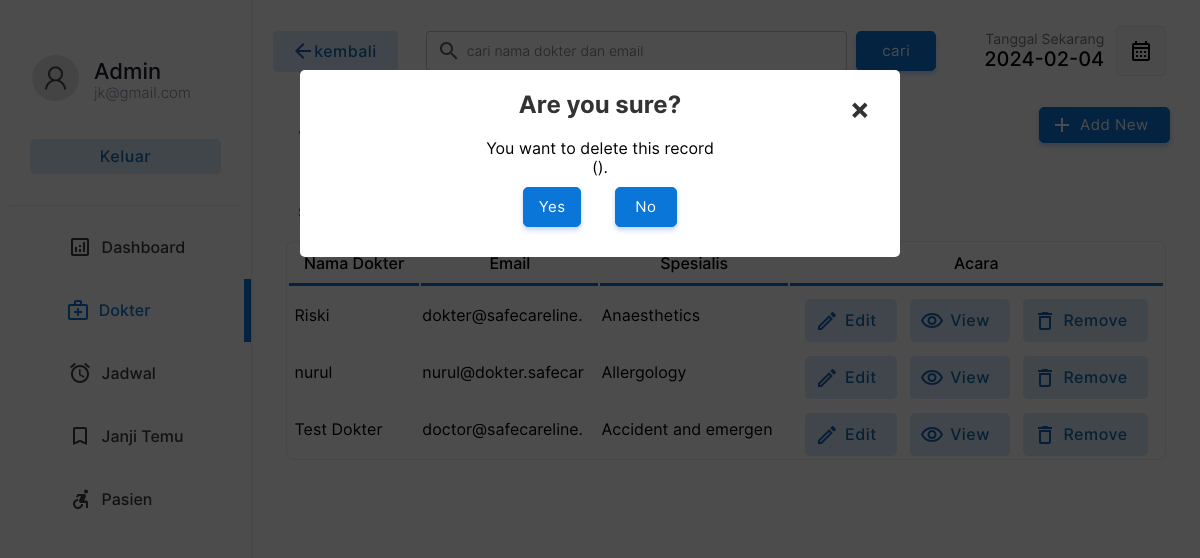
The app's page /dokter/dokter.php?action=drop&id=1&name=Test Dokter (signed in) with its own data.
### tables this page shows
CREATE TABLE `dokter` (
  `dokid` int(11) NOT NULL,
  `dokemail` varchar(255) DEFAULT NULL,
  `doknama` varchar(255) DEFAULT NULL,
  `dokkatasandi` varchar(255) DEFAULT NULL,
  `doknik` varchar(15) DEFAULT NULL,
  `doktel` varchar(15) DEFAULT NULL,
  `spesialis` int(2) DEFAULT NULL
);

CREATE TABLE `spesialis` (
  `id` int(2) NOT NULL,
  `snama` varchar(50) DEFAULT NULL
);

### dokter/dokter.php (the view, shortened to what the rows shown need)
<!DOCTYPE html>
<html lang="en">
<head>
    <link rel="stylesheet" href="../css/animations.css">
    <link rel="stylesheet" href="../css/main.css">
    <link rel="stylesheet" href="../css/admin.css">
</head>
<body>
    <?php
    include("../koneksi.php");
    ?>
        <div class="dash-body">
            <table border="0" width="100%" style=" border-spacing: 0;margin:0;padding:0;margin-top:25px; ">
                <?php
                    if($_POST){
                        $keyword=$_POST["search"];
                        $sqlmain= "select * from dokter where dokemail='$keyword' or doknama='$keyword' or doknama like '$keyword%' or doknama like '%$keyword' or doknama like '%$keyword%'";
                    }else{
                        $sqlmain= "select * from dokter order by dokid desc";
                    }
                ?>
                <tr>
                   <td colspan="4">
                       <center>
                        <div class="abc scroll">
                        <table width="93%" class="sub-table scrolldown" border="0">
                        <thead>
                        <tr>
                                <th class="table-headin">
                                    Nama Dokter
                                </th>
                                <th class="table-headin">
                                    Email
                                </th>
                                <th class="table-headin">
                                    Spesialis
                                </th>
                                <th class="table-headin">
                                    Acara
                                </tr>
                        </thead>
                        <tbody>
                            <?php
                                $result= $database->query($sqlmain);
                                if($result->num_rows==0){
                                    echo '<tr>
                                    <td colspan="4">
                                    <br><br><br><br>
                                    <center>
                                    <img src="../img/notfound.svg" width="25%">
                                    <br>
                                    <p class="heading-main12" style="margin-left: 45px;font-size:20px;color:rgb(49, 49, 49)">We  couldnt find anything related to your keywords !</p>
                                    <a class="non-style-link" href="doctors.php"><button  class="login-btn btn-primary-soft btn"  style="display: flex;justify-content: center;align-items: center;margin-left:20px;">&nbsp; Show all Doctors &nbsp;</font></button>
                                    </a>
                                    </center>
                                    <br><br><br><br>
                                    </td>
                                    </tr>';
                                }
                                else{
                                for ( $x=0; $x<$result->num_rows;$x++){
                                    $row=$result->fetch_assoc();
                                    $dokid=$row["dokid"];
                                    $nama=$row["doknama"];
                                    $email=$row["dokemail"];
                                    $spe=$row["spesialis"];
                                    $spcil_res= $database->query("select snama from spesialis where id='$spe'");
                                    $spcil_array= $spcil_res->fetch_assoc();
                                    $spcil_name=$spcil_array["snama"];
                                    echo '<tr>
                                        <td> &nbsp;'.
                                        substr($nama,0,30)
                                        .'</td>
                                        <td>
                                        '.substr($email,0,20).'
                                        </td>
                                        <td>
                                            '.substr($spcil_name,0,20).'
                                        </td>
                                        <td>
                                        <div style="display:flex;justify-content: center;">
                                        <a href="?action=edit&id='.$dokid.'&error=0" class="non-style-link"><button  class="btn-primary-soft btn button-icon btn-edit"  style="padding-left: 40px;padding-top: 12px;padding-bottom: 12px;margin-top: 10px;"><font class="tn-in-text">Edit</font></button></a>
                                        &nbsp;&nbsp;&nbsp;
                                        <a href="?action=view&id='.$dokid.'" class="non-style-link"><button  class="btn-primary-soft btn button-icon btn-view"  style="padding-left: 40px;padding-top: 12px;padding-bottom: 12px;margin-top: 10px;"><font class="tn-in-text">View</font></button></a>
                                       &nbsp;&nbsp;&nbsp;
                                       <a href="?action=drop&id='.$dokid.'&name='.$nama.'" class="non-style-link"><button  class="btn-primary-soft btn button-icon btn-delete"  style="padding-left: 40px;padding-top: 12px;padding-bottom: 12px;margin-top: 10px;"><font class="tn-in-text">Remove</font></button></a>
                                        </div>
                                        </td>
                                    </tr>';
                                }
                            }
                            ?>
                            </tbody>
                        </table>
                        </div>
                        </center>
                   </td>
                </tr>
            </table>
        </div>
    <?php
    if($_GET){
        $id=$_GET["id"];
        $action=$_GET["action"];
        if($action=='drop'){
            $namaget=$_GET["nama"];
            echo '
            <div id="popup1" class="overlay">
                    <div class="popup">
                    <center>
                        <h2>Are you sure?</h2>
                        <a class="close" href="dokter.php">&times;</a>
                        <div class="content">
                            You want to delete this record<br>('.substr($namaget,0,40).').
                        </div>
                        <div style="display: flex;justify-content: center;">
                        <a href="delete-dokter.php?id='.$id.'" class="non-style-link"><button  class="btn-primary btn"  style="display: flex;justify-content: center;align-items: center;margin:10px;padding:10px;"<font class="tn-in-text">&nbsp;Yes&nbsp;</font></button></a>&nbsp;&nbsp;&nbsp;
                        <a href="dokter.php" class="non-style-link"><button  class="btn-primary btn"  style="display: flex;justify-content: center;align-items: center;margin:10px;padding:10px;"><font class="tn-in-text">&nbsp;&nbsp;No&nbsp;&nbsp;</font></button></a>
                        </div>
                    </center>
            </div>
            </div>
            ';
        }elseif($action=='edit'){
            $sqlmain= "select * from dokter where dokid='$id'";
            $result= $database->query($sqlmain);
            $row=$result->fetch_assoc();
            $email=$row["dokemail"];
            $tele=$row['dokctel'];
            $error_1=$_GET["error"];
                $errorlist= array(
                    '1'=>'<label for="promter" class="form-label" style="color:rgb(255, 62, 62);text-align:center;">Already have an account for this Email address.</label>',
                    '2'=>'<label for="promter" class="form-label" style="color:rgb(255, 62, 62);text-align:center;">Password Conformation Error! Reconform Password</label>',
                    '3'=>'<label for="promter" class="form-label" style="color:rgb(255, 62, 62);text-align:center;"></label>',
                    '4'=>"",
                    '0'=>'',
                );
            if($error_1!='4'){
                    echo '
                    <div id="popup1" class="overlay">
                            <div class="popup">
                            <center>
                                <a class="close" href="doctors.php">&times;</a>
                                <div style="display: flex;justify-content: center;">
                                <div class="abc">
                                <table width="80%" class="sub-table scrolldown add-doc-form-container" border="0">
                                <tr>
                                        <td class="label-td" colspan="2">'.
                                            $errorlist[$error_1]
                                        .'</td>
                                    </tr>
                                    <tr>
                                        <td>
                                            <p style="padding: 0;margin: 0;text-align: left;font-size: 25px;font-weight: 500;">Edit Doctor Details.</p>
                                        Doctor ID : '.$id.' (Auto Generated)<br><br>
                                        </td>
                                    </tr>
                                    <tr>
                                        <td class="label-td" colspan="2">
                                            <form action="edit-doc.php" method="POST" class="add-new-form">
                                            <label for="Email" class="form-label">Email: </label>
                                            <input type="hidden" value="'.$id.'" name="id00">
                                        </td>
                                    </tr>
                                    <tr>
                                        <td class="label-td" colspan="2">
                                        <input type="email" name="email" class="input-text" placeholder="Alamat Email" value="'.$email.'" required><br>
                                        </td>
                                    </tr>
                                    <tr>
                                        <td class="label-td" colspan="2">
                                            <label for="name" class="form-label">Nama: </label>
                                        </td>
                                    </tr>
                                    <tr>
                                        <td class="label-td" colspan="2">
                                            <input type="text" name="name" class="input-text" placeholder="Nama Dokter" value="'.$nama.'" required><br>
                                        </td>
                                    </tr>
                                    <tr>
                                        <td class="label-td" colspan="2">
                                            <label for="nic" class="form-label">NIK: </label>
                                        </td>
                                    </tr>
                                    <tr>
                                        <td class="label-td" colspan="2">
                                            <input type="text" name="nik" class="input-text" placeholder="Nomer NIC" value="'.$nik.'" required><br>
                                        </td>
                                    </tr>
                                    <tr>
                                        <td class="label-td" colspan="2">
                                            <label for="Tele" class="form-label">Telephone: </label>
                                        </td>
                                    </tr>
                                    <tr>
                                        <td class="label-td" colspan="2">
                                            <input type="tel" name="Tele" class="input-text" placeholder="Nomer Telephone" value="'.$tele.'" required><br>
                                        </td>
                                    </tr>
                                    <tr>
                                        <td class="label-td" colspan="2">
                                            <label for="spec" class="form-label">Choose specialties: (Current'.$spcil_nama.')</label>
                                        </td>
                                    </tr>
                                    <tr>
                                        <td class="label-td" colspan="2">
                                            <select name="spec" id="" class="box">';
                                                $list11 = $database->query("select  * from  spesialis;");
                                                for ($y=0;$y<$list11->num_rows;$y++){
                                                    $row00=$list11->fetch_assoc();
                                                    $sn=$row00["snama"];
                                                    $id00=$row00["id"];
                                                    echo "<option value=".$id00.">$sn</option><br/>";
                                                };
                                echo     '       </select><br><br>
                                        </td>
                                    </tr>
                                    <tr>
                                        <td class="label-td" colspan="2">
                                            <label for="password" class="form-label">Kata Sandi: </label>
                                        </td>
                                    </tr>
                                    <tr>
                                        <td class="label-td" colspan="2">
                                            <input type="password" name="Kata sandi" class="input-text" placeholder="Tentukan Kata Sandi" required><br>
                                        </td>
                                    </tr><tr>
                                        <td class="label-td" colspan="2">
                                            <label for="cpassword" class="form-label">Konfirmasi Kata Sandi: </label>
                                        </td>
                                    </tr>
                                    <tr>
                                        <td class="label-td" colspan="2">
                                            <input type="password" name="cpassword" class="input-text" placeholder="Konfirmasi Kata Sandi" required><br>
                                        </td>
                                    </tr>
                                    <tr>
                                        <td colspan="2">
                                            <input type="reset" value="Atur Ulang" class="login-btn btn-primary-soft btn" >&nbsp;&nbsp;&nbsp;&nbsp;&nbsp;
                                            <input type="submit" value="Simpan" class="login-btn btn-primary btn">
                                        </td>
                                    </tr>
                                    </form>
                                    </tr>
                                </table>
                                </div>
                                </div>
                            </center>
                            <br><br>
                    </div>
                    </div>
                    ';
        }; };
    };
?>
</body>
</html>

### records on screen
dokter: doknama "Riski", dokemail "dokter@safecareline.", spesialis.snama "Anaesthetics"
dokter: doknama "nurul", dokemail "nurul@dokter.safecar", spesialis.snama "Allergology"
dokter: doknama "Test Dokter", dokemail "doctor@safecareline.", spesialis.snama "Accident and emergen"
